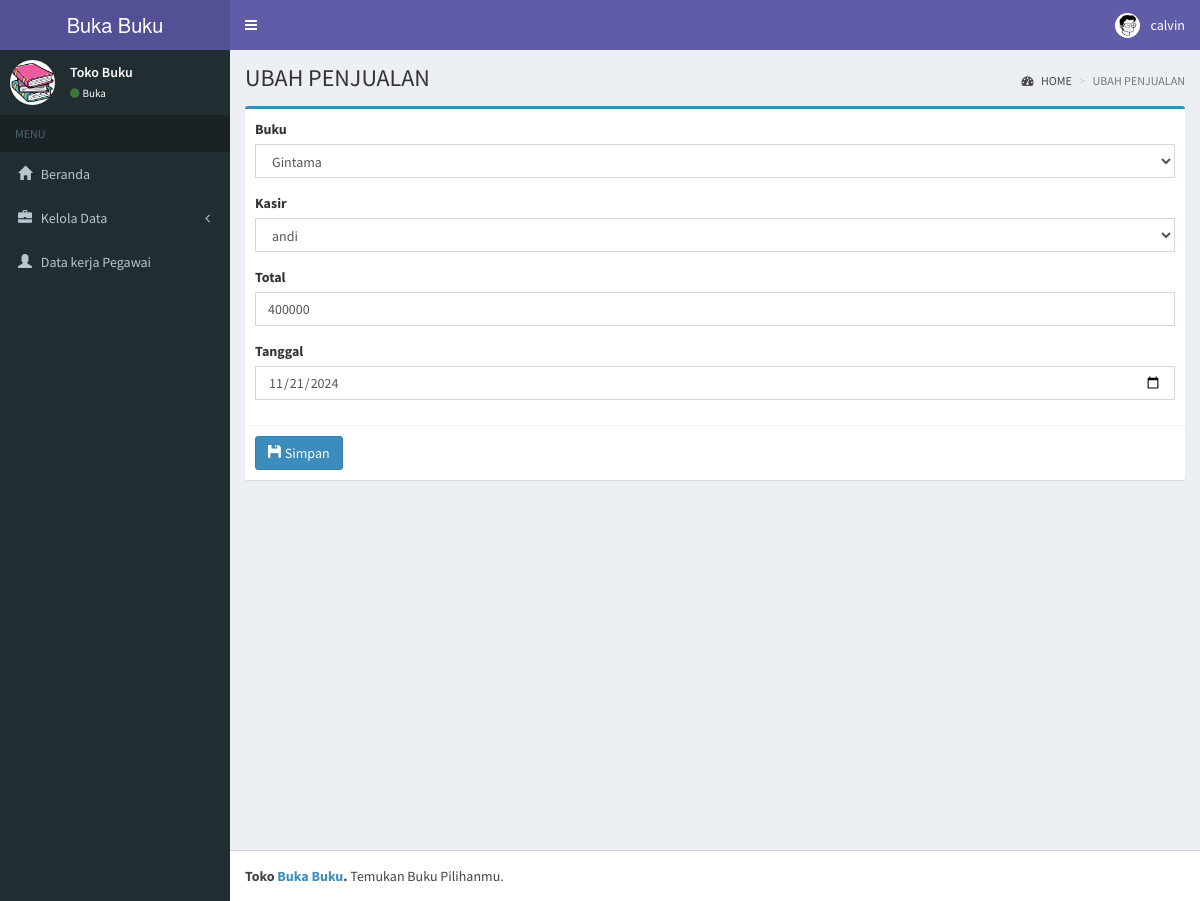
The page /index.php?page=ubah_penjualan&id=12 (signed in) on the database its author committed.
### tables this page shows
CREATE TABLE `kasir` (
  `id_kasir` int(11) NOT NULL,
  `nama` varchar(100) NOT NULL,
  `alamat` varchar(50) DEFAULT NULL,
  `telepon` int(11) DEFAULT NULL,
  `status` varchar(59) DEFAULT NULL,
  `username` varchar(10) NOT NULL,
  `password` varchar(100) NOT NULL,
  `level` enum('admin','pegawai','','') NOT NULL
);

CREATE TABLE `penjualan` (
  `id_penjualan` int(11) NOT NULL,
  `id_kasir` int(11) NOT NULL,
  `total` varchar(50) NOT NULL,
  `tanggal` date NOT NULL
);

### pages/penjualan/edit_penjualan.php (the view, shortened to what this page needs)
<?php
include('../toko-buku/conf/conn.php');
$id = $_GET['id'];
$query = "SELECT * FROM penjualan WHERE id_penjualan = $id LIMIT 1";
$result = mysqli_query($koneksi, $query);
$row = mysqli_fetch_array($result);
?>
<div class="content-wrapper">
  <section class="content-header">
    <h1>
      UBAH PENJUALAN
    </h1>
    <ol class="breadcrumb">
      <li><a href="index.php"><i class="fa fa-dashboard"></i> HOME</a></li>
      <li class="active">UBAH PENJUALAN</li>
    </ol>
  </section>
  <section class="content">
    <div class="row">
      <div class="col-md-12">
        <div class="box box-primary">
          <form role="form" method="post" action="pages/penjualan/update_penjualan_proses.php">
            <div class="box-body">
              <div class="form-group">
                <label for="buku">Buku</label>
                <select class="form-control" id="buku" name="buku">
                  <?php
                  $queryBuku = mysqli_query($koneksi, "SELECT id_buku, judul FROM buku");
                  while ($bukuRow = mysqli_fetch_assoc($queryBuku)) {
                    $selected = ($bukuRow['id_buku'] == $row['id_buku']) ? "selected" : "";
                    echo "<option value='" . $bukuRow['id_buku'] . "' $selected>" . $bukuRow['judul'] . "</option>";
                  }
                  ?>
                </select>
              </div>
              <div class="form-group">
                <label for="kasir">Kasir</label>
                <select class="form-control" id="kasir" name="kasir">
                  <?php
                  $queryKasir = mysqli_query($koneksi, "SELECT id_kasir, nama FROM kasir");
                  while ($kasirRow = mysqli_fetch_assoc($queryKasir)) {
                    $selected = ($kasirRow['id_kasir'] == $row['id_kasir']) ? "selected" : "";
                    echo "<option value='" . $kasirRow['id_kasir'] . "' $selected>" . $kasirRow['nama'] . "</option>";
                  }
                  ?>
                </select>
              </div>
              <div class="form-group">
                <label>Total</label>
                <input type="text" name="total" class="form-control" placeholder="Jumlah" value="<?php echo $row['total']; ?>" required>
              </div>
              <div class="form-group">
                <label>Tanggal</label>
                <input type="date" name="tanggal" class="form-control" placeholder="Jumlah" value="<?php echo $row['tanggal']; ?>" required>
              </div>
            </div>
            <div class="box-footer">
              <button type="submit" class="btn btn-primary" title="Simpan Data"> <i class="glyphicon glyphicon-floppy-disk"></i> Simpan</button>
            </div>
          </form>
        </div>
      </div>
    </div>
  </section>
</div>

### index.php (shortened to what this page needs)
<?php
include "conf/conn.php";
if (isset($_SESSION['id_kasir']) == 0) {
  echo '<script>alert("Anda Harus Login Terlebih Dahulu !!!");
            window.location.href="pages/login.php"</script>';
} else {
  $id_kasir = $_SESSION['id_kasir'];
  $query = "SELECT nama, level FROM kasir WHERE id_kasir = '$id_kasir'";
  $result = mysqli_query($koneksi, $query);
  if ($result) {
    $user = mysqli_fetch_assoc($result);
    $nama = $user['nama'];
  } else {
    echo "Error fetching data: " . mysqli_error($conn);
  }
?>
  <link rel="stylesheet" href="plugins/datatables/dataTables.bootstrap.css">
  <!DOCTYPE html>
  <html>
  <head>
    <link rel="stylesheet" href="bootstrap/css/bootstrap.min.css">
    <link rel="stylesheet" href="https://cdnjs.cloudflare.com/ajax/libs/font-awesome/4.5.0/css/font-awesome.min.css">
    <link rel="stylesheet" href="https://cdnjs.cloudflare.com/ajax/libs/ionicons/2.0.1/css/ionicons.min.css">
    <link rel="stylesheet" href="dist/css/AdminLTE.min.css">
    <link rel="stylesheet" href="dist/css/skins/_all-skins.min.css">
    <link rel="stylesheet" href="plugins/iCheck/flat/blue.css">
    <link rel="stylesheet" href="plugins/morris/morris.css">
    <link rel="stylesheet" href="plugins/jvectormap/jquery-jvectormap-1.2.2.css">
    <link rel="stylesheet" href="plugins/datepicker/datepicker3.css">
    <link rel="stylesheet" href="plugins/daterangepicker/daterangepicker.css">
    <link rel="stylesheet" href="plugins/bootstrap-wysihtml5/bootstrap3-wysihtml5.min.css">
  </head>
  <body class="hold-transition skin-purple sidebar-mini">
    <div class="wrapper">
      <header class="main-header">
        <a href="index.php" class="logo">
          <span class="logo-lg">Buka Buku</span>
        </a>
        <nav class="navbar navbar-static-top skin-purple">
          <a href="#" class="sidebar-toggle" data-toggle="offcanvas" role="button">
          </a>
          <div class="navbar-custom-menu">
            <ul class="nav navbar-nav">
              <li class="dropdown user user-menu">
                <a href="#" class="dropdown-toggle" data-toggle="dropdown">
                  <img src="dist/img/face.jpeg" class="user-image" alt="User Image">
                  <span class="hidden-xs">
                    <?php echo $nama; ?>
                  </span>
                </a>
              </li>
            </ul>
          </div>
        </nav>
      </header>
      <aside class="main-sidebar">
        <section class="sidebar">
          <div class="user-panel">
            <div class="pull-left image">
              <img src="dist/img/buku.jpeg" class="img-circle" alt="User Image">
            </div>
            <div class="pull-left info">
              <p>Toko Buku</p>
              <a href="#"><i class="fa fa-circle text-success"></i>Buka</a>
            </div>
          </div>
          <ul class="sidebar-menu">
            <li class="header">MENU</li>
            <li class="treeview">
            <li><a href="index.php"><i class="glyphicon glyphicon-home"></i> <span>Beranda</span></a></li>
            </li>
            <?php if ($_SESSION['level'] == "admin"): ?>
              <li class="treeview">
                <a href="#">
                  <i class="glyphicon glyphicon-briefcase"></i> <span>Kelola Data</span>
                  <span class="pull-right-container">
                    <i class="fa fa-angle-left pull-right"></i>
                  </span>
                </a>
              </li>
              <li><a href="index.php?page=pemilik"><i class="glyphicon glyphicon-user"></i> <span>Data kerja
                    Pegawai</span></a></li>
            <?php endif; ?>
        </ul>
      </aside>
      <?php include("conf/page.php"); ?>
      <footer class="main-footer">
        <strong>Toko <a href="https://github.com/CalvinArdiansyah18">Buka Buku</a>.</strong> Temukan Buku Pilihanmu.
      </footer>
    </div>
  </body>
  </html>
<?php } ?>

### rows shown on the page
kasir: nama "calvin"
penjualan: total "400000", tanggal "11/21/2024"

### other values the page prints
form field buku "Gintama"
form field kasir "andi"
